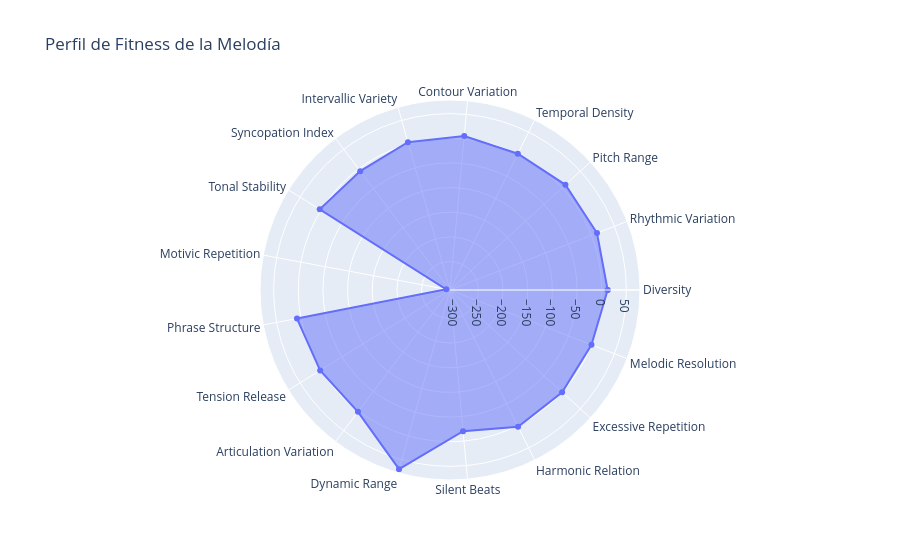

This figure's notebook cell:
### Code cell
fitness = ScoreFitness()
fitness.plot(melody)

### Figure 1 — Plotly figure (JSON) as saved in the notebook; plotly's stock layout.template omitted (floating-point values rounded to 4 significant figures)
{"data": [{"fill": "toself", "name": "Aspectos", "r": [12, 12, 9, 0.9552, 6, 4, -5.6, 3, -300, 8, 2, 2, 70, -20, 2, 0, 0, 12], "theta": ["Diversity", "Rhythmic Variation", "Pitch Range", "Temporal Density", "Contour Variation", "Intervallic Variety", "Syncopation Index", "Tonal Stability", "Motivic Repetition", "Phrase Structure", "Tension Release", "Articulation Variation", "Dynamic Range", "Silent Beats", "Harmonic Relation", "Excessive Repetition", "Melodic Resolution", "Diversity"], "type": "scatterpolar"}], "layout": {"polar": {"radialaxis": {"visible": true}}, "showlegend": false, "title": {"text": "Perfil de Fitness de la Melodía"}}}
